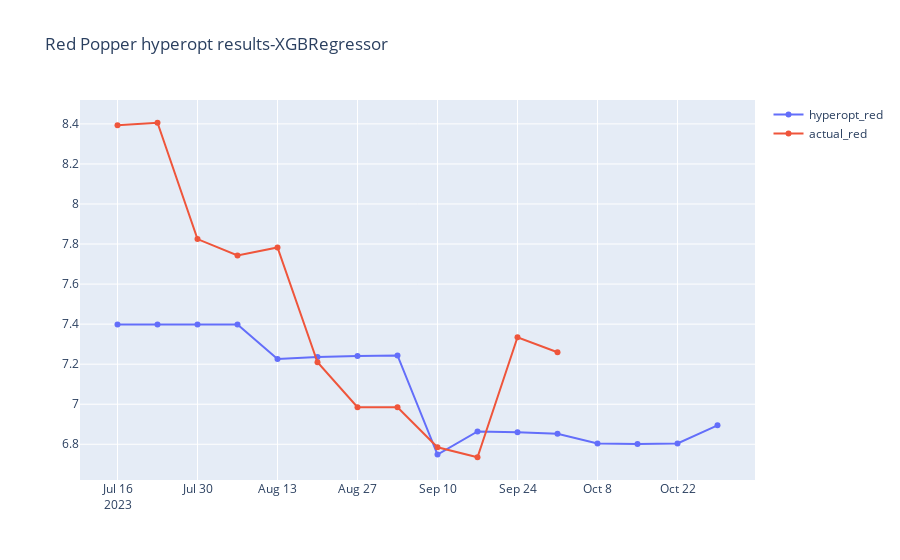

This figure's notebook cell:
### Code cell
trace1=go.Line(x=outcome_all.index,y=outcome_all[0],name="hyperopt_red")
trace2=go.Line(x=df_red.index[-16:-4],y=df_red[-16:-4]['price'],name="actual_red")
data=[trace1,trace2]
layout=dict(title='Red Popper hyperopt results-XGBRegressor')
fig=dict(data=data,layout=layout)
fig = go.Figure(dict(data=data, layout=layout))
iplot(fig,filename="Red XGBRegressor hyperopt")
fig.write_html(r"C:\Users\Omar\Intern_Final_Project\Visualization\RED_XGBRegressor_hyperopt.html")

### Figure 1 — Plotly figure (JSON) as saved in the notebook; plotly's stock layout.template omitted (floating-point values rounded to 4 significant figures)
{"data": [{"name": "hyperopt_red", "type": "scatter", "x": ["2023-07-16T00:00:00", "2023-07-23T00:00:00", "2023-07-30T00:00:00", "2023-08-06T00:00:00", "2023-08-13T00:00:00", "2023-08-20T00:00:00", "2023-08-27T00:00:00", "2023-09-03T00:00:00", "2023-09-10T00:00:00", "2023-09-17T00:00:00", "2023-09-24T00:00:00", "2023-10-01T00:00:00", "2023-10-08T00:00:00", "2023-10-15T00:00:00", "2023-10-22T00:00:00", "2023-10-29T00:00:00"], "y": [7.398, 7.398, 7.398, 7.398, 7.226, 7.235, 7.24, 7.243, 6.749, 6.864, 6.86, 6.853, 6.804, 6.801, 6.804, 6.894]}, {"name": "actual_red", "type": "scatter", "x": ["2023-07-16T00:00:00", "2023-07-23T00:00:00", "2023-07-30T00:00:00", "2023-08-06T00:00:00", "2023-08-13T00:00:00", "2023-08-20T00:00:00", "2023-08-27T00:00:00", "2023-09-03T00:00:00", "2023-09-10T00:00:00", "2023-09-17T00:00:00", "2023-09-24T00:00:00", "2023-10-01T00:00:00"], "y": [8.393, 8.406, 7.825, 7.743, 7.783, 7.21, 6.985, 6.985, 6.785, 6.735, 7.335, 7.26]}], "layout": {"title": {"text": "Red Popper hyperopt results-XGBRegressor"}}}
